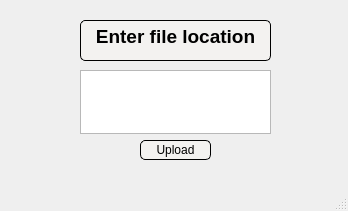
<?xml version="1.0" encoding="UTF-8"?>
<ui version="4.0">
 <class>MainWindow</class>
 <widget class="QMainWindow" name="MainWindow">
  <property name="geometry">
   <rect>
    <x>0</x>
    <y>0</y>
    <width>348</width>
    <height>211</height>
   </rect>
  </property>
  <property name="windowTitle">
   <string>MainWindow</string>
  </property>
  <widget class="QWidget" name="centralwidget">
   <widget class="QPlainTextEdit" name="plainTextEdit">
    <property name="geometry">
     <rect>
      <x>80</x>
      <y>70</y>
      <width>191</width>
      <height>64</height>
     </rect>
    </property>
   </widget>
   <widget class="QTextEdit" name="textEdit">
    <property name="geometry">
     <rect>
      <x>80</x>
      <y>20</y>
      <width>191</width>
      <height>41</height>
     </rect>
    </property>
    <property name="styleSheet">
     <string notr="true">background-color: rgb(243,242,240);
border: 1px solid black ;
border-radius: 5px;
padding: 0 8px;
</string>
    </property>
    <property name="html">
     <string>&lt;!DOCTYPE HTML PUBLIC &quot;-//W3C//DTD HTML 4.0//EN&quot; &quot;http://www.w3.org/TR/REC-html40/strict.dtd&quot;&gt;
&lt;html&gt;&lt;head&gt;&lt;meta name=&quot;qrichtext&quot; content=&quot;1&quot; /&gt;&lt;meta charset=&quot;utf-8&quot; /&gt;&lt;style type=&quot;text/css&quot;&gt;
p, li { white-space: pre-wrap; }
hr { height: 1px; border-width: 0; }
&lt;/style&gt;&lt;/head&gt;&lt;body style=&quot; font-family:'Segoe UI'; font-size:9pt; font-weight:400; font-style:normal;&quot;&gt;
&lt;p align=&quot;center&quot; style=&quot; margin-top:0px; margin-bottom:0px; margin-left:0px; margin-right:0px; -qt-block-indent:0; text-indent:0px;&quot;&gt;&lt;span style=&quot; font-size:14pt; font-weight:700;&quot;&gt;Enter file location&lt;/span&gt;&lt;/p&gt;&lt;/body&gt;&lt;/html&gt;</string>
    </property>
   </widget>
   <widget class="QPushButton" name="pushButton">
    <property name="geometry">
     <rect>
      <x>140</x>
      <y>140</y>
      <width>71</width>
      <height>20</height>
     </rect>
    </property>
    <property name="styleSheet">
     <string notr="true">background-color: rgb(243,242,240);
border: 1px solid black ;
border-radius: 5px;
padding: 0 8px;
</string>
    </property>
    <property name="text">
     <string>Upload</string>
    </property>
   </widget>
  </widget>
  <widget class="QMenuBar" name="menubar">
   <property name="geometry">
    <rect>
     <x>0</x>
     <y>0</y>
     <width>348</width>
     <height>17</height>
    </rect>
   </property>
  </widget>
  <widget class="QStatusBar" name="statusbar"/>
 </widget>
 <resources/>
 <connections/>
</ui>
